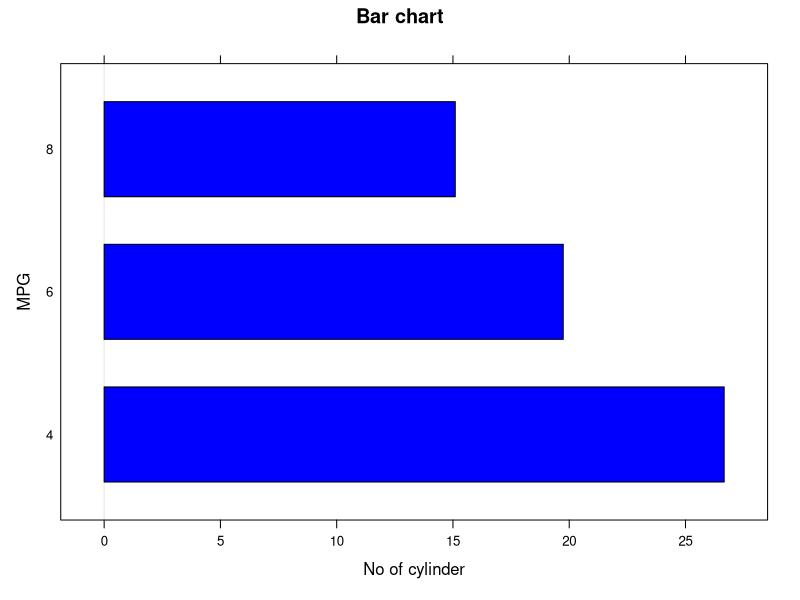
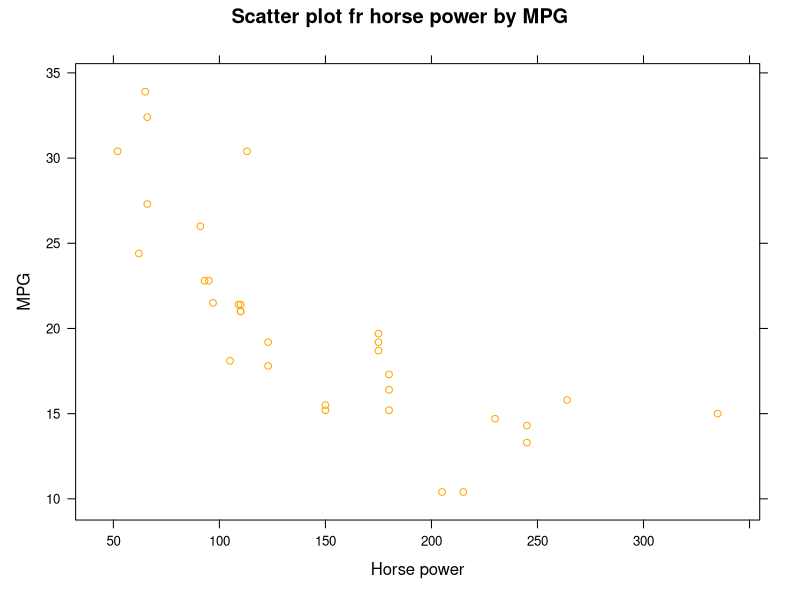
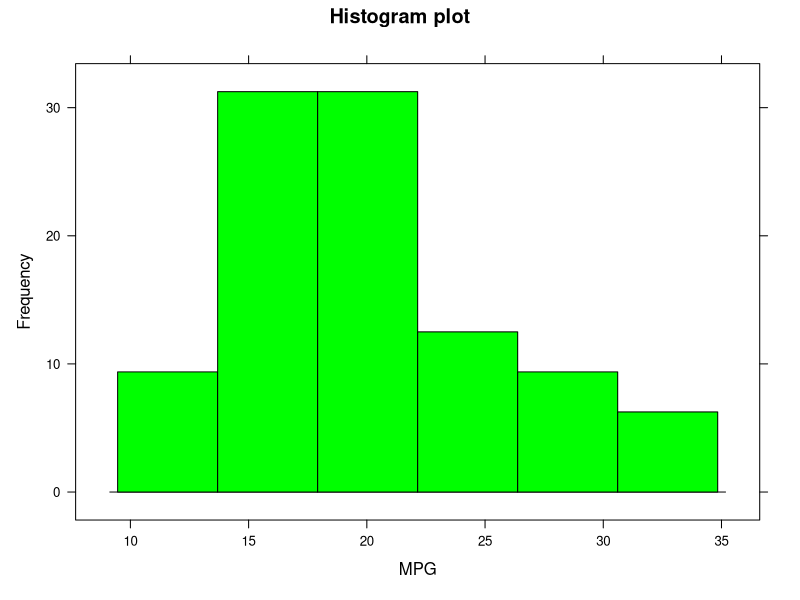
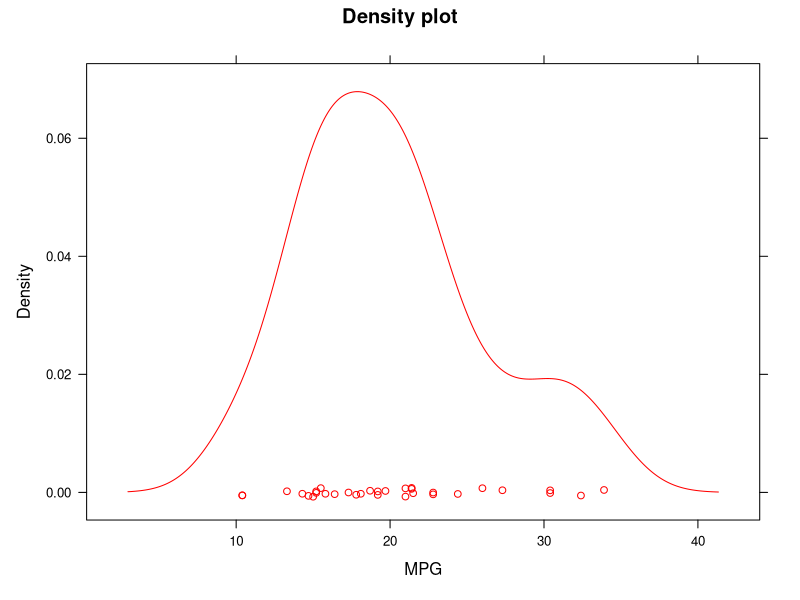

The R script that drew these images, in order:
# 9. Using the in-build mtcars dataset and lattice package, write an R program to create
# Bar plot, Scatter plot, Histogram and Density plot


library(lattice)

avg_mpg_by_cyl=tapply(mtcars$mpg,mtcars$cyl,mean)

# Bar plot
bar_plot<-barchart(avg_mpg_by_cyl,main="Bar chart",xlab="No of cylinder",ylab="MPG",col="blue")
print(bar_plot)

# Scatter plot
scatter_plot<-xyplot(mpg~hp,data = mtcars,main="Scatter plot fr horse power by MPG",xlab="Horse power",ylab="MPG",col="orange")
print(scatter_plot)

# Histogram
histogram(~mpg,data=mtcars,main="Histogram plot",xlab="MPG",ylab="Frequency",col="green")

#Density plot
densityplot(~mpg,data=mtcars,main="Density plot",xlab="MPG",ylab="Density",col="red")
